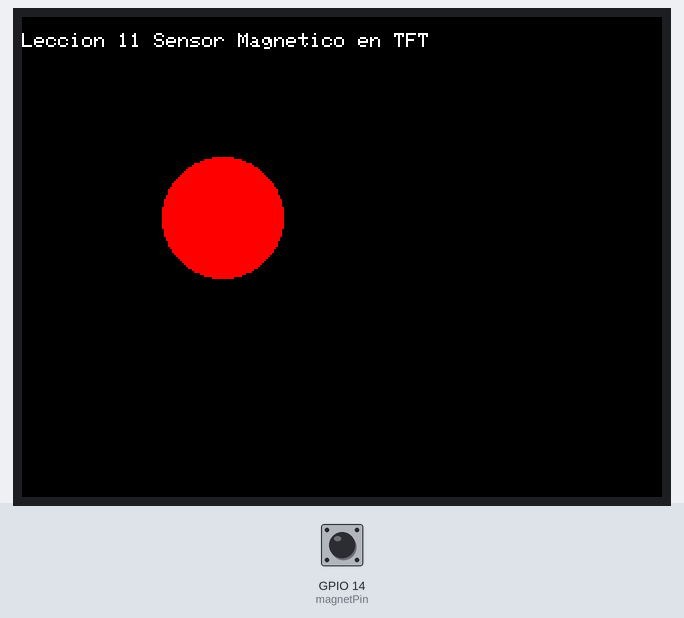
The sketch below on a simulated ESP32. Parts: 320×240 colour display. The test bench sets the inputs (shaded band); at power-on: GPIO 14 (magnetPin) HIGH. What the sketch prints to the serial monitor is not drawn.

Above: at 1.4 s.
1.5 s: GPIO 14 (magnetPin) pulled LOW for 0.15 s
At 1.62 s:
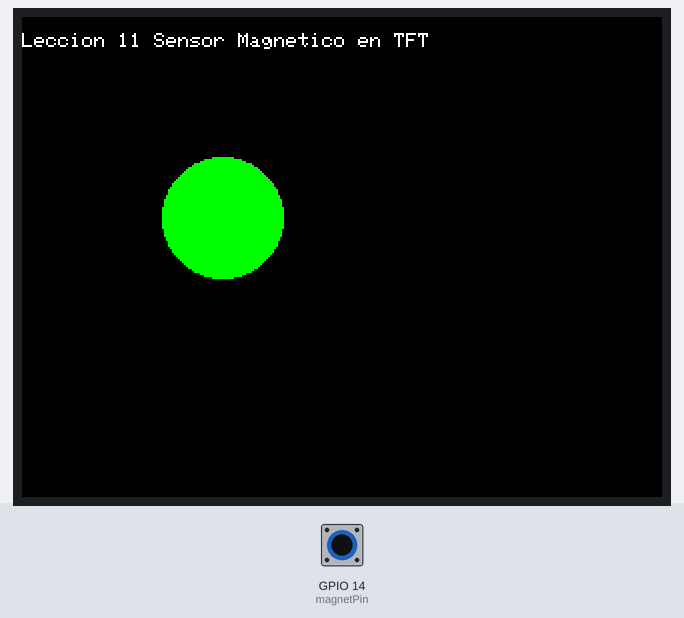
Timing chart, 0 to 4.5 s (numbered marks = the images above; inputs shaded):
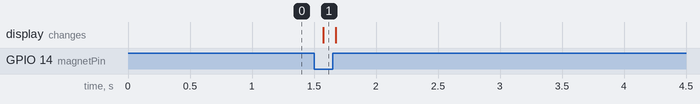

Measured:
- after the input at 1.5 s, the display: changes after 0.07 s (image 1)

The sketch:

Leccion_11_Magnetico.ino
```cpp
// Placa "ESP32 Dev Module"

#define titleccion "Leccion 11 Sensor Magnetico en TFT"

#include <TFT_eSPI.h> // Hardware-specific library

#define magnetPin 14

TFT_eSPI tft = TFT_eSPI();       // Invoke custom library

void setup(void) {
  Serial.begin(115200);
  Serial.println("");
  Serial.println(titleccion);

  pinMode(magnetPin, INPUT_PULLUP);

    // Pantalla TFT
  tft.init();
  tft.setRotation(3);
  tft.fillScreen(TFT_BLACK);
  tft.setTextColor(TFT_WHITE);
  tft.setCursor(0, 0);
  tft.setTextSize(1);
  tft.println();
  tft.println(titleccion);
}

void loop(void)
{
  int valor = digitalRead(magnetPin);
  if (valor == HIGH)
    {
    tft.fillCircle(100, 100, 30, TFT_RED);
    }
  else
    {
    tft.fillCircle(100, 100, 30, TFT_GREEN );
    }
  delay(100);
}
```
